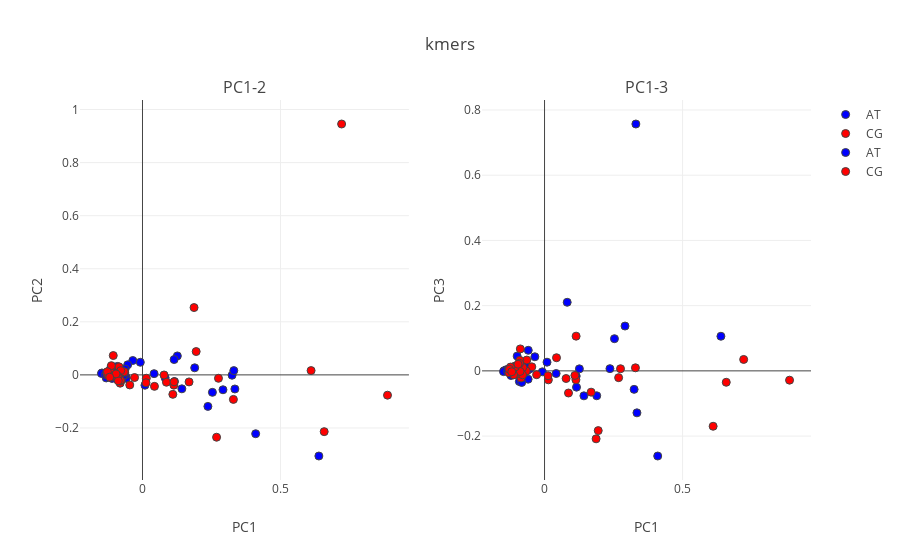

Notebook code cell kept with this figure:
### Code cell
from sklearn.decomposition import PCA

kmers, kmer_idx= kmer_comp_index(mutations)

mut_list= ['_'.join(x) for x in kmer_idx.values()]

mut_indices= {
    z:[x for x in range(len(mut_list)) if mut_list[x][1] in z] for z in ['AT','CG']
}

col_mut= {
    'AT': 'blue',
    'CG': 'red'
}

n_comp= 3

pca = PCA(n_components=n_comp, whiten=False,svd_solver='randomized')
Comps = pca.fit_transform(window_muts.T)

var_comps= pca.explained_variance_ratio_

titles= ['PC1-2','PC1-3']
fig_subplots = tools.make_subplots(rows= 1, cols=2,
                             subplot_titles=tuple(titles))

for col in range(1,3):
    fig_data= [go.Scatter(
            x= Comps[mut_indices[i],0],
            y= Comps[mut_indices[i],col],
            mode= "markers",
            text= [mut_list[x] for x in mut_indices[i]],
            marker= {
            'color': col_mut[i],
            'line': {'width': 1},
            'size': 8,
            'symbol': 'circle',
          "opacity": 1
          },
            name= i
        ) for i in list(mut_indices.keys())]
    
    for trace1 in fig_data:
        fig_subplots.append_trace(trace1, 1, col)
        
    fig_subplots.update_xaxes(title= 'PC1')

    fig_subplots.update_yaxes(title= 'PC' + str(col + 1),row=1, col=col)


layout = go.Layout(
    margin=dict(
        l=0,
        r=0,
        b=0,
        t=0
    ),
    yaxis=dict(
        title='PC2: {}'.format(round(var_comps[1],3))),
    xaxis=dict(
    title= 'PC1: {}'.format(round(var_comps[0],3)))
)


fig = go.Figure(data=fig_subplots, layout=layout)
fig['layout'].update(title= 'kmers')
iplot(fig)

### Figure 1 — Plotly figure (JSON) as saved in the notebook; plotly's stock layout.template omitted (floating-point values rounded to 4 significant figures)
{"data": [{"marker": {"color": "blue", "line": {"width": 1}, "opacity": 1, "size": 8, "symbol": "circle"}, "mode": "markers", "name": "AT", "text": ["AAAC_TTTG", "AAAG_TTTC", "AAAT_TTTA", "AACC_GTTG", "AACG_GTTC", "AACT_GTTA", "AAGC_CTTG", "AAGG_CTTC", "AAGT_CTTA", "AATC_ATTG", "AATG_ATTC", "AATT_ATTA", "ATAA_TATT", "ATAC_TATG", "ATAG_TATC", "ATCA_GATT", "ATCC_GATG", "ATCG_GATC", "ATGA_CATT", "ATGC_CATG", "ATGG_CATC", "CAAC_TTGG", "CAAG_TTGC", "CAAT_TTGA", "CACC_GTGG", "CACG_GTGC", "CACT_GTGA", "CAGC_CTGG", "CAGG_CTGC", "CAGT_CTGA", "CTAA_TAGT", "CTAC_TAGG", "CTAG_TAGC", "CTCA_GAGT", "CTCC_GAGG", "CTCG_GAGC", "GAAC_TTCG", "GAAG_TTCC", "GAAT_TTCA", "GACC_GTCG", "GACG_GTCC", "GACT_GTCA", "GTAA_TACT", "GTAC_TACG", "GTAG_TACC", "TAAC_TTAG", "TAAG_TTAC", "TAAT_TTAA"], "type": "scatter", "uid": "5a06bcec-3913-49eb-8da2-d48f86ecc7f6", "x": [-0.007916, 0.1158, -0.05896, -0.1103, 0.04203, -0.1039, -0.08177, 0.1262, -0.1144, -0.05949, 0.2532, -0.09116, 0.3346, -0.03506, -0.06286, -0.08235, 0.4099, -0.09155, -0.1215, 0.08204, -0.09914, -0.07496, 0.6388, -0.05365, -0.09206, 0.2369, -0.08632, -0.07047, 0.189, -0.08662, -0.1466, -0.1395, 0.3244, -0.06281, -0.1052, 0.1146, 0.2915, -0.0827, -0.1314, 0.1426, -0.1486, -0.1128, -0.1293, 0.008963, -0.1338, -0.118, 0.3308, -0.1099], "xaxis": "x", "y": [0.04765, -0.02496, -0.0105, -0.01327, 0.004672, 0.01916, 0.02181, 0.07148, -0.00914, -0.01304, -0.06579, 0.03195, -0.05306, 0.05411, -5.655e-05, -0.008648, -0.2217, -0.006399, 0.00946, -0.01115, -0.003063, -0.01583, -0.3057, 0.03802, 0.006001, -0.1187, 0.005262, -0.002994, 0.0267, 0.003191, 0.007326, 0.005642, -0.001271, 0.02214, 0.01157, 0.05784, -0.056, -0.005405, -0.01153, -0.05249, 0.005518, 0.008999, 0.009146, -0.03897, 0.0009552, 0.01785, 0.01609, -0.003202], "yaxis": "y"}, {"marker": {"color": "red", "line": {"width": 1}, "opacity": 1, "size": 8, "symbol": "circle"}, "mode": "markers", "name": "CG", "text": ["ACAA_TGTT", "ACAG_TGTC", "ACAT_TGTA", "ACCA_GGTT", "ACCG_GGTC", "ACCT_GGTA", "ACGA_CGTT", "ACGG_CGTC", "ACGT_CGTA", "ACTA_AGTT", "ACTG_AGTC", "ACTT_AGTA", "AGAA_TCTT", "AGAC_TCTG", "AGAT_TCTA", "AGCA_GCTT", "AGCC_GCTG", "AGCT_GCTA", "AGGA_CCTT", "AGGC_CCTG", "AGGT_CCTA", "CCAA_TGGT", "CCAG_TGGC", "CCAT_TGGA", "CCCA_GGGT", "CCCG_GGGC", "CCCT_GGGA", "CCGA_CGGT", "CCGG_CGGC", "CCGT_CGGA", "CGAA_TCGT", "CGAC_TCGG", "CGAT_TCGA", "CGCA_GCGT", "CGCC_GCGG", "CGCT_GCGA", "GCAA_TGCT", "GCAG_TGCC", "GCAT_TGCA", "GCCA_GGCT", "GCCG_GGCC", "GCCT_GGCA", "GGAA_TCCT", "GGAC_TCCG", "GGAT_TCCA", "TCAA_TGAT", "TCAG_TGAC", "TCAT_TGAA"], "type": "scatter", "uid": "6b3fdd57-4cac-437c-9015-9cf39286da05", "x": [-0.04608, 0.01383, 0.6106, -0.09166, -0.08092, 0.08675, -0.08922, -0.1136, 0.8874, -0.07878, -0.02871, 0.2683, 0.07809, 0.01277, -0.06416, 0.1868, -0.08531, -0.1176, 0.1687, -0.09672, -0.06618, -0.085, 0.1136, -0.1277, -0.08945, 0.2752, -0.09332, -0.07958, 0.7212, -0.07871, -0.08865, -0.1149, 0.1099, -0.09029, -0.112, 0.04335, 0.3293, -0.1287, -0.1127, 0.6581, -0.0877, -0.1058, -0.1233, 0.1144, -0.1272, -0.09596, 0.1944, -0.1187], "xaxis": "x", "y": [-0.03788, -0.01258, 0.0162, 0.004283, -0.03125, -0.02768, 0.001336, 0.02954, -0.07638, -0.02255, -0.009916, -0.2349, -0.000292, -0.02956, 0.0103, 0.2538, 0.00121, -0.003318, -0.02649, -0.006967, 0.01148, 0.03035, -0.03864, 0.004253, -0.01843, -0.01286, -0.0001615, -0.02072, 0.9455, 0.0159, -0.004721, -0.003524, -0.07327, -0.009547, 0.008852, -0.04323, -0.09229, 0.005113, 0.03484, -0.2138, -0.02235, 0.07292, -0.001674, -0.02608, 0.01202, 0.00371, 0.08791, -0.008663], "yaxis": "y"}, {"marker": {"color": "blue", "line": {"width": 1}, "opacity": 1, "size": 8, "symbol": "circle"}, "mode": "markers", "name": "AT", "text": ["AAAC_TTTG", "AAAG_TTTC", "AAAT_TTTA", "AACC_GTTG", "AACG_GTTC", "AACT_GTTA", "AAGC_CTTG", "AAGG_CTTC", "AAGT_CTTA", "AATC_ATTG", "AATG_ATTC", "AATT_ATTA", "ATAA_TATT", "ATAC_TATG", "ATAG_TATC", "ATCA_GATT", "ATCC_GATG", "ATCG_GATC", "ATGA_CATT", "ATGC_CATG", "ATGG_CATC", "CAAC_TTGG", "CAAG_TTGC", "CAAT_TTGA", "CACC_GTGG", "CACG_GTGC", "CACT_GTGA", "CAGC_CTGG", "CAGG_CTGC", "CAGT_CTGA", "CTAA_TAGT", "CTAC_TAGG", "CTAG_TAGC", "CTCA_GAGT", "CTCC_GAGG", "CTCG_GAGC", "GAAC_TTCG", "GAAG_TTCC", "GAAT_TTCA", "GACC_GTCG", "GACG_GTCC", "GACT_GTCA", "GTAA_TACT", "GTAC_TACG", "GTAG_TACC", "TAAC_TTAG", "TAAG_TTAC", "TAAT_TTAA"], "type": "scatter", "uid": "f708afac-0437-415c-a363-f3278a38b086", "x": [-0.007916, 0.1158, -0.05896, -0.1103, 0.04203, -0.1039, -0.08177, 0.1262, -0.1144, -0.05949, 0.2532, -0.09116, 0.3346, -0.03506, -0.06286, -0.08235, 0.4099, -0.09155, -0.1215, 0.08204, -0.09914, -0.07496, 0.6388, -0.05365, -0.09206, 0.2369, -0.08632, -0.07047, 0.189, -0.08662, -0.1466, -0.1395, 0.3244, -0.06281, -0.1052, 0.1146, 0.2915, -0.0827, -0.1314, 0.1426, -0.1486, -0.1128, -0.1293, 0.008963, -0.1338, -0.118, 0.3308, -0.1099], "xaxis": "x2", "y": [-0.00303, -0.05, 0.06308, -0.01116, -0.008121, 0.01463, 0.0007975, 0.006224, 0.000798, -0.02546, 0.09866, -0.03264, -0.1287, 0.04316, 0.0006146, 0.011, -0.2611, 0.0003394, -0.01425, 0.2103, 0.04521, 0.006524, 0.1061, 0.005841, -0.002678, 0.006802, 0.00282, -0.000484, -0.07645, -0.007969, 0.000369, 0.003181, -0.05674, 0.01441, 0.002341, -0.0161, 0.1374, -0.03555, 0.00463, -0.07659, -0.002333, -0.003484, 0.003324, 0.0266, -0.001746, -0.0009115, 0.757, 0.01281], "yaxis": "y2"}, {"marker": {"color": "red", "line": {"width": 1}, "opacity": 1, "size": 8, "symbol": "circle"}, "mode": "markers", "name": "CG", "text": ["ACAA_TGTT", "ACAG_TGTC", "ACAT_TGTA", "ACCA_GGTT", "ACCG_GGTC", "ACCT_GGTA", "ACGA_CGTT", "ACGG_CGTC", "ACGT_CGTA", "ACTA_AGTT", "ACTG_AGTC", "ACTT_AGTA", "AGAA_TCTT", "AGAC_TCTG", "AGAT_TCTA", "AGCA_GCTT", "AGCC_GCTG", "AGCT_GCTA", "AGGA_CCTT", "AGGC_CCTG", "AGGT_CCTA", "CCAA_TGGT", "CCAG_TGGC", "CCAT_TGGA", "CCCA_GGGT", "CCCG_GGGC", "CCCT_GGGA", "CCGA_CGGT", "CCGG_CGGC", "CCGT_CGGA", "CGAA_TCGT", "CGAC_TCGG", "CGAT_TCGA", "CGCA_GCGT", "CGCC_GCGG", "CGCT_GCGA", "GCAA_TGCT", "GCAG_TGCC", "GCAT_TGCA", "GCCA_GGCT", "GCCG_GGCC", "GCCT_GGCA", "GGAA_TCCT", "GGAC_TCCG", "GGAT_TCCA", "TCAA_TGAT", "TCAG_TGAC", "TCAT_TGAA"], "type": "scatter", "uid": "db31769b-a546-4c91-be47-36b9c36d8141", "x": [-0.04608, 0.01383, 0.6106, -0.09166, -0.08092, 0.08675, -0.08922, -0.1136, 0.8874, -0.07878, -0.02871, 0.2683, 0.07809, 0.01277, -0.06416, 0.1868, -0.08531, -0.1176, 0.1687, -0.09672, -0.06618, -0.085, 0.1136, -0.1277, -0.08945, 0.2752, -0.09332, -0.07958, 0.7212, -0.07871, -0.08865, -0.1149, 0.1099, -0.09029, -0.112, 0.04335, 0.3293, -0.1287, -0.1127, 0.6581, -0.0877, -0.1058, -0.1233, 0.1144, -0.1272, -0.09596, 0.1944, -0.1187], "xaxis": "x2", "y": [0.01221, -0.02757, -0.1699, 0.004966, -0.01336, -0.06791, -0.009643, 0.01237, -0.02854, -0.01014, -0.01176, -0.0209, -0.02348, -0.015, 0.03318, -0.2084, -0.0153, 0.0055, -0.06535, 0.0009982, -0.000255, -0.02175, -0.02751, 0.004022, 0.03219, 0.006549, -0.007466, -0.01218, 0.035, 0.01061, -0.00184, 0.004714, -0.01396, 0.02315, -0.01227, 0.04025, 0.009385, -0.005869, 0.01018, -0.035, 0.06734, 0.01216, 0.01159, 0.1064, 0.004932, 0.02043, -0.1832, -0.002762], "yaxis": "y2"}], "layout": {"annotations": [{"font": {"size": 16}, "showarrow": false, "text": "PC1-2", "x": 0.225, "xanchor": "center", "xref": "paper", "y": 1, "yanchor": "bottom", "yref": "paper"}, {"font": {"size": 16}, "showarrow": false, "text": "PC1-3", "x": 0.775, "xanchor": "center", "xref": "paper", "y": 1, "yanchor": "bottom", "yref": "paper"}], "title": {"text": "kmers"}, "xaxis": {"anchor": "y", "domain": [0, 0.45], "title": {"text": "PC1"}}, "xaxis2": {"anchor": "y2", "domain": [0.55, 1], "title": {"text": "PC1"}}, "yaxis": {"anchor": "x", "domain": [0, 1], "title": {"text": "PC2"}}, "yaxis2": {"anchor": "x2", "domain": [0, 1], "title": {"text": "PC3"}}}}
